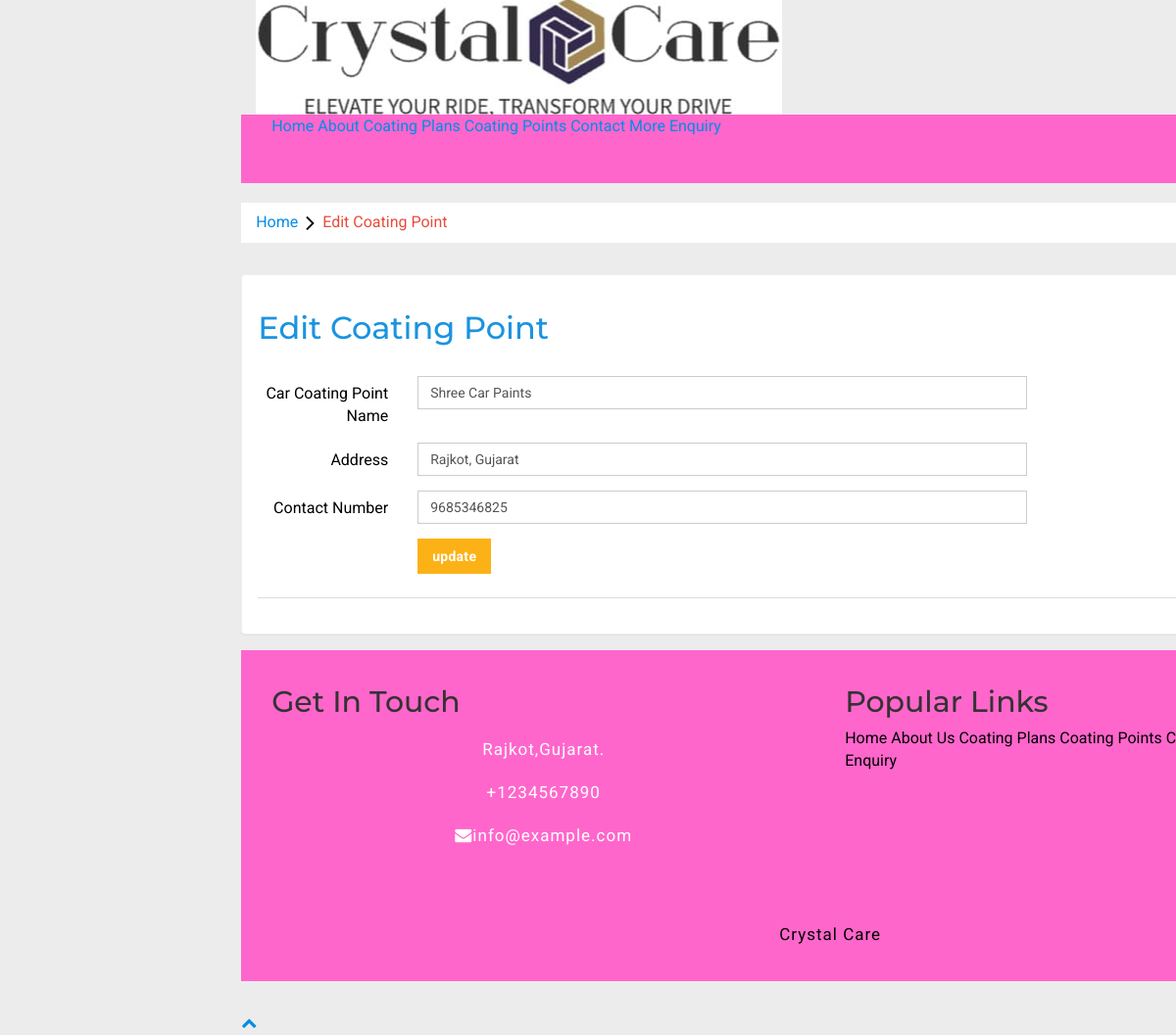
/Admin/editcar-washpoint.php?wpid=1 (signed in), run on the app's committed database.
### tables this page shows
CREATE TABLE `tblcoatingpoints` (
  `id` int(11) NOT NULL,
  `coatingPointName` varchar(255) DEFAULT NULL,
  `coatingPointAddress` varchar(255) DEFAULT NULL,
  `contactNumber` bigint(20) DEFAULT NULL,
  `creationDate` timestamp NOT NULL DEFAULT current_timestamp()
);

CREATE TABLE `tblpages` (
  `id` int(11) NOT NULL,
  `type` varchar(255) DEFAULT '',
  `detail` longtext DEFAULT NULL,
  `openignHrs` varchar(255) DEFAULT NULL,
  `phoneNumber` bigint(20) DEFAULT NULL,
  `emailId` varchar(120) DEFAULT NULL
);

### Admin/editcar-washpoint.php (the view, shortened to what this page needs)
<?php
if(strlen($_SESSION['alogin']) == 0)
{
    header('location:index.php');
}
else {
?>
<!DOCTYPE HTML>
<html>
<head>
<link href="css/bootstrap.min.css" rel='stylesheet' type='text/css' />
<link href="css/style.css" rel='stylesheet' type='text/css' />
<link rel="stylesheet" href="css/morris.css" type="text/css"/>
<link href="css/font-awesome.css" rel="stylesheet">
<link rel="stylesheet" href="css/icon-font.min.css" type='text/css' />
</head>
<body>
   <div class="page-container">
<div class="left-content">
	   <div class="mother-grid-inner">
<?php include('includes/header.php');?>
				</div>
	<ol class="breadcrumb">
                <li class="breadcrumb-item"><a href="dashboard.php">Home</a><i class="fa fa-angle-right"></i>Edit Coating Point </li>
            </ol>
 	<div class="grid-form">
  <div class="grid-form1">
  	       <h3>Edit Coating Point</h3>
			 <?php
$id = $_GET['wpid'];
$mysqli = $mysqli = new mysqli("localhost","root","","ccms");
$sql = "SELECT * FROM tblcoatingpoints WHERE id=?";
$query = $mysqli->prepare($sql);
$query->bind_param("i", $id);
$query->execute();
$result = $query->get_result();
while ($row = $result->fetch_object()) {
	?>
  	         <div class="tab-content">
						<div class="tab-pane active" id="horizontal-form">
							<form class="form-horizontal" name="washingpoint" method="post" enctype="multipart/form-data">
								<div class="form-group">
									<label for="focusedinput" class="col-sm-2 control-label">Car Coating Point Name</label>
									<div class="col-sm-8">
										<input type="text" class="form-control" name="coatingpointname" id="coatingpointname" value="<?php echo htmlentities($row->coatingPointName);?>" required>
									</div>
								</div>
<div class="form-group">
									<label for="focusedinput" class="col-sm-2 control-label">Address</label>
									<div class="col-sm-8">
										<input type="text" class="form-control" name="address" id="address" value="<?php echo htmlentities($row->coatingPointAddress);?>" required>
									</div>
								</div>
<div class="form-group">
									<label for="focusedinput" class="col-sm-2 control-label">Contact Number</label>
									<div class="col-sm-8">
										<input type="text" class="form-control" name="contactno" id="contactno" value="<?php echo htmlentities($row->contactNumber);?>" required>
									</div>
								</div>
								<div class="row">
			<div class="col-sm-8 col-sm-offset-2">
				<button type="submit" name="submit" class="btn-danger btn">update</button>
			</div>
		</div>
					</div>
<?php } ?>
      <div class="panel-footer">
	 </div>
  </div>
 	</div>
<?php include('includes/footer.php');?>
</div>
</div>
</body>
</html>
<?php } ?>

### includes/footer.php (shortened to what this page needs)
<div class="b footer">
            <div class="container">
                <div class="row">
                    <div class="col-lg-6 col-md-6">
                        <div class="footer-contact">
                            <h2>Get In Touch</h2>
                            <?php
    $mysqli = new mysqli("localhost", "root", "", "ccms");
$sql = "SELECT * FROM tblpages WHERE type='contact'";
$query = $mysqli->query($sql);
if ($query) {
    while ($result = $query->fetch_object()) {
?>
<p><i class="fa fa-map-marker-alt"></i><?php echo $result->detail; ?></p>
<p><i class="fa fa-phone-alt"></i>+<?php echo $result->phoneNumber; ?></p>
<p><i class="fa fa-envelope"></i><?php echo $result->emailId; ?></p>
<?php
    }
}
?>
                            <div class="footer-social">
                                <a class="btn" href="https://www.facebook.com/"><i class="fab fa-facebook-f"></i></a>
                                <a class="btn" href="https://www.youtube.com/"><i class="fab fa-youtube"></i></a>
                                <a class="btn" href="https://www.instagram.com/"><i class="fab fa-instagram"></i></a>
                            </div>
                        </div>
                    </div>
                    <div class="col-lg-5 col-md-6">
                        <div class="footer-link">
                            <h2>Popular Links</h2>
                              <a href="index.php">Home</a>
                            <a href="about.php">About Us</a>
                            <a href="coating-plans.php">Coating Plans</a>
                            <a href="location.php">Coating Points</a>
                            <a href="contact.php">Contact Us</a>
                            <a href="more-enquire.php">More Enquiry</a>
                        </div>
                    </div>
                </div>
            </div>
            <div class="container copyright">
                <p><a href="index.php">Crystal Care</a></p>
            </div>
        </div>
      </div>
        <a href="#" class="back-to-top"><i class="fa fa-chevron-up"></i></a>

### includes/footer.php (style rules this page uses)
.b { background-color:#ff66cc; }

### data on the page
tblcoatingpoints: coatingpointname "Shree Car Paints", address "Rajkot, Gujarat", contactno "9685346825"
tblpages: detail "Rajkot,Gujarat.", phoneNumber "1234567890", emailId "info@example.com"
